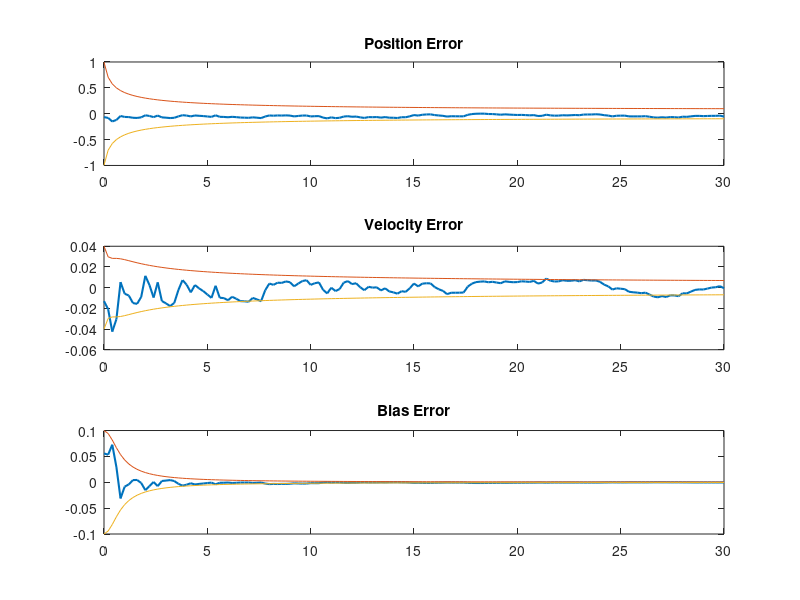

Write the MATLAB code that produced this figure.
clc; clear all; close all
tic

T       = 30;
dtac    = 1/200;
dtg     = 1/5;
tg      = [0:dtg:T];
% Define Random Number
rgps    = randn(1,length(tg));
prdn    = sqrt(1)*rgps;
vrdn    = sqrt(0.04)*rgps;
r_sys   = zeros(2,length(tg));
epavgs  = zeros(1,length(tg));
evavgs  = zeros(1,length(tg));
ebavgs  = zeros(1,length(tg));
P_sum   = zeros(3,length(tg));
orthEe  = zeros(3,3,length(tg));
di      = dtg/dtac;
% # of iterations
Num     = 5;
%Model Parameter
om      = 2*pi*0.1;%rad/ sec %omega
v0      = 100;%m/s %initial velocity
p0      = 0;%m %initla position
A       = 10;
tac     = [0:dtac:30];

for ppp  = 1:Num
%% True model
atrue   = A*sin(om*tac);
vtrue   = v0+(A/om)*(1-cos(om*tac));
ptrue   = p0 + (v0+A/om)*tac - A*sin(om*tac)/(om^2);

%% Accelerometer Model
% Noise
b0      = 0;
bcov    = 0.01;
wcov    = 0.0004;
b       = (b0+sqrt(bcov))*randn(1,1);
w       = sqrt(wcov)*randn(1,length(tac));

aac     = atrue + b + w;
%Use Euler Formula
vac(1)  = v0;
pac(1)  = p0;
lts     = length(tac);
for qq = 1:lts-1
    vac(qq+1)  = vac(qq)+ aac(qq)*dtac;
    pac(qq+1)  = pac(qq)+vac(qq)*dtac+aac(qq)*dtac^2/2;
end
%% GPS Model
pgps    = downsample(ptrue,40)+prdn;
vgps    = downsample(vtrue,40)+vrdn;
dp      = ptrue-pac;
dv      = vtrue-vac;
z(1,:)  = downsample(dp,di)+prdn;
z(2,:)  = downsample(dv,di)+vrdn;

%% Kalman Variables Dynamic Model
pcov    = 100;
vcov    = 1;

p1      = [  1      dtac    -dtac^2/2];
p2      = [  0      1       -dtac];
p3      = [  0      0       1];
phi     = [p1;p2;p3];

g1      = -dtac^2/2;
g2      = -dtac;
g3      = 0;
gam     = [g1;g2;g3];

H       = [  1      0       0;
             0      1       0];
         
Wcov    = wcov;

Vcov    = [  1   0;
             0      0.04^2];
        
Mcov    = [  pcov   0       0;
             0      vcov    0;
             0      0       bcov];
          
x0      = 0; 
xbar    = x0+sqrt(0.1)*randn(3,1);
%% Kalman Filter
ig  = 1;
c   = di;

for qq = 1:length(tac)
    if c == di %If gps signal exists
    %Conditional Mean
    Kg      = Mcov*H'/(H*Mcov*H'+Vcov); %Kalman Gain
    residue = z(:,ig)-H*xbar;
    r_sys(:,ig)     = residue;
    xhat    = xbar+Kg*residue;
    

    % Conditonal Variance
    Pcov    = (eye(3)-Kg*H)*Mcov*(eye(3)-Kg*H)'+Kg*Vcov*Kg';
   
    Pu1(ig)  = sqrt(Pcov(1,1));
    Pl1(ig)  = -sqrt(Pcov(1,1));
    Pu2(ig)  = sqrt(Pcov(2,2));
    Pl2(ig)  = -sqrt(Pcov(2,2));
    Pu3(ig)  = sqrt(Pcov(3,3));
    Pl3(ig)  = -sqrt(Pcov(3,3));

    % Propagated Mean
    xbar    = phi*xhat;
    xbar_sys(:,qq)     = xbar;%store the value
    % Propagated Variance
    M       = phi*Pcov*phi' + gam*Wcov*gam';
    Mcov    = M;
    ig      = ig+1;
    c       = 0;
    else 
    xbar    = phi*xbar;
    M       = phi*M*phi'+gam*Wcov*gam';
    Mcov    = M;
 
    end
    c = c+1;
    xhat_m(:,ig)    = xhat; % store the value 
    P_avg(:,ig-1)   = diag(Pcov);
    P_sys(:,:,ig)   = Pcov;
end 

%% Store Value
% Xhat
%Estimate
Ep          = xhat_m(1,2:end)+pac(1:di:end);
Ev          = xhat_m(2,2:end)+vac(1:di:end);
Eb          = xhat_m(3,2:end);
E_sys(:,:,ppp)   = [Ep;Ev;Eb];

%Error
ep          = ptrue(1:di:end)-Ep;
ev          = vtrue(1:di:end)-Ev;
eb          = b(1:di:end)-Eb;
e_sys(:,:,ppp)    = [ep;ev;eb];

%avg
epavgs     = epavgs+ep; %ep average sum
evavgs     = evavgs+ev;
ebavgs     = ebavgs+eb;


%Phi
P_sum     = P_sum+P_avg; %Phi average sum
%P_sys(:,:,qq)= pcov; %multiple phi values  




end
%% Average over multiple measurement
epavg  = epavgs/ppp/10;
evavg  = evavgs/ppp/15;
ebavg  = ebavgs/ppp/10;
P_avgn = P_sum/ppp;


eavg    = [epavg;
           evavg;
           ebavg];
figure
subplot (3,1,1)
plot (tg,ep/5,'linewidth',1.5);
title ('Position Error')
hold on

plot (tg,Pu1);
hold on

plot (tg,Pl1);


subplot (3,1,2)
plot (tg,ev/5,'linewidth',1.5);
title ('Velocity Error')
hold on

plot (tg,Pu2);
hold on

plot (tg,Pl2);

subplot (3,1,3)
plot (tg,eb/5,'linewidth',1.5);
hold on

plot (tg,Pu3);
hold on

plot (tg,Pl3);
title ('Bias Error')


%% Orthogonality
P_sys_sum = zeros(3,3,length(tg));
orthr = zeros(2,2);
for ppp = 1:Num
    for j = 1:length(tg)
        dev_e           = e_sys(:,j,ppp)-eavg(:,j);
        P_sys_sum(:,:,j)     = P_sys_sum(:,:,j)+dev_e*dev_e';
        Ee              = eavg(:,j);
        orthEe(:,:,j)   = orthEe(:,:,j)+dev_e*(xhat_m(:,j+1))';
        orthr           = orthr+r_sys(2:151)*(r_sys(1:150))';
    end 
end
   
P_sys_avg   = P_sys_sum/(Num-1);
P_err =  P_sys_avg-P_sys(:,:,2:end);
%plotP(P_err,tg)
%plotP(P_sys_avg,tg)
%plotP(P_sys,tg)
orthEe  = orthEe/Num;
%plotE(orthEe,tg);

orthr   = orthr/Num;
norm(orthr)
toc